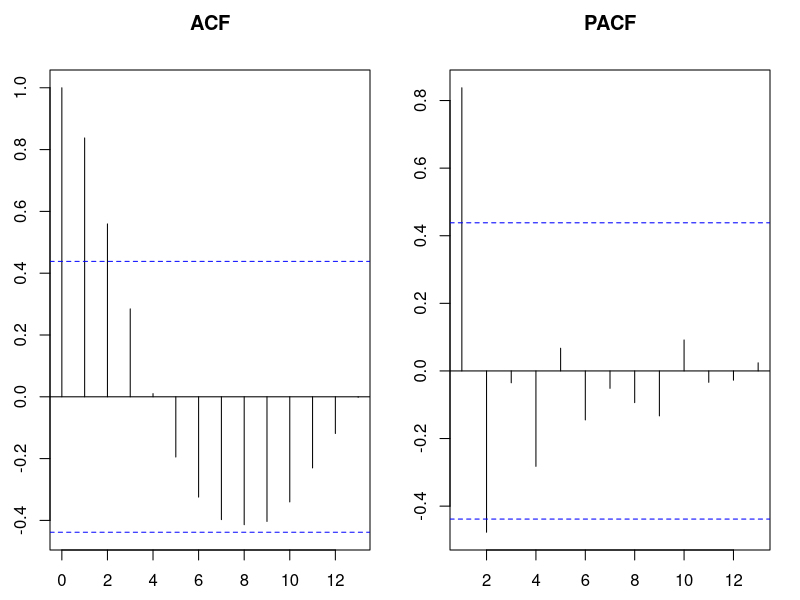
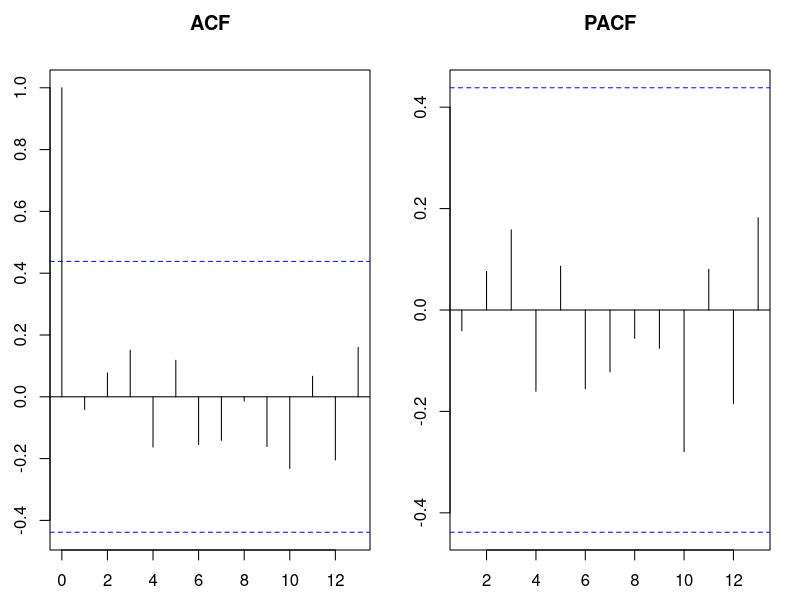
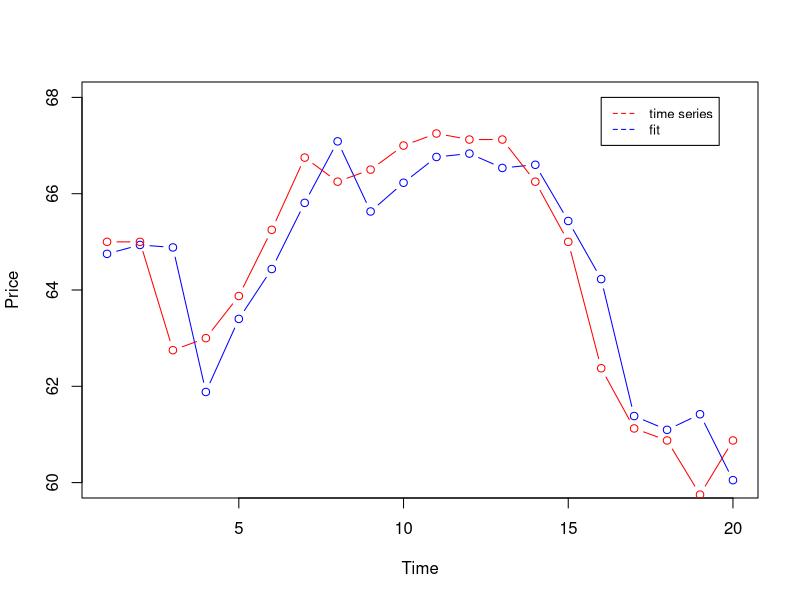
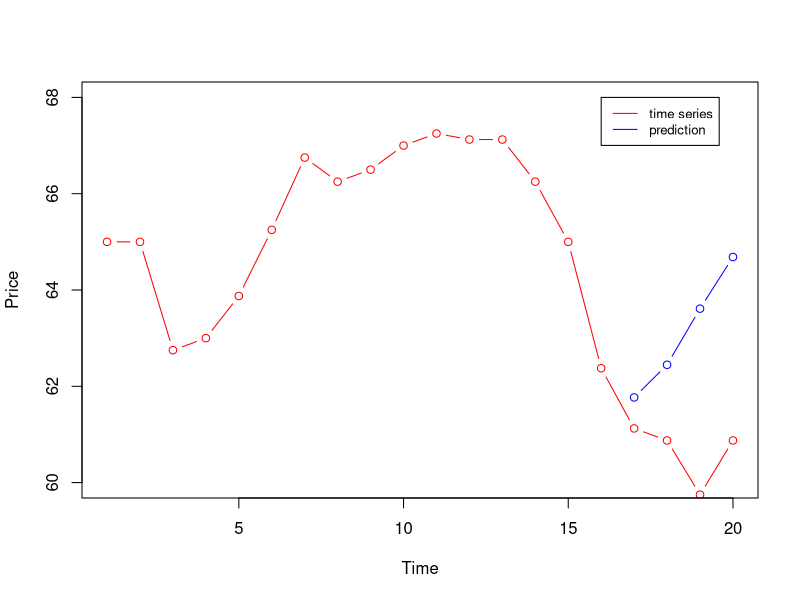
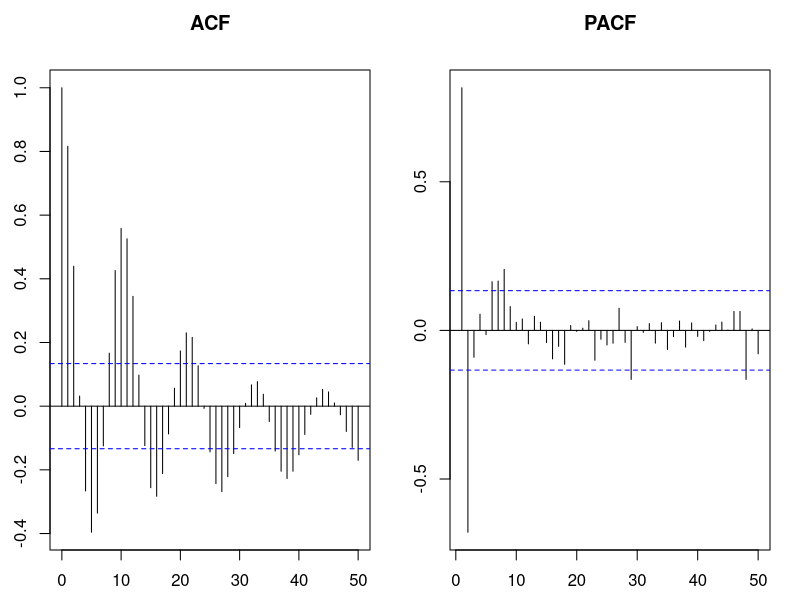
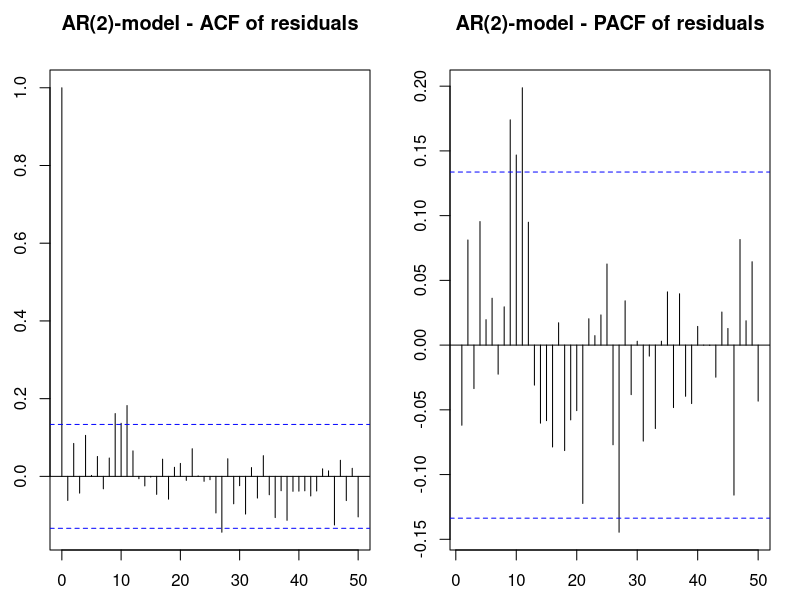
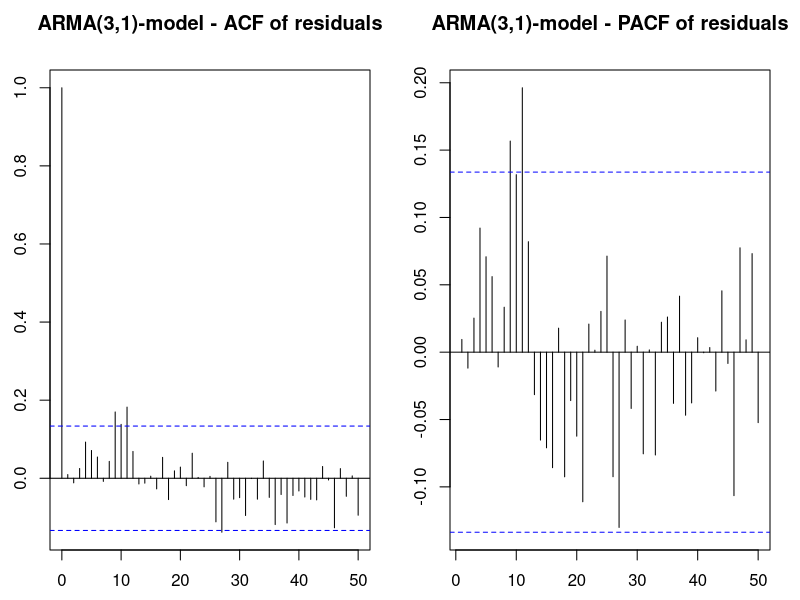
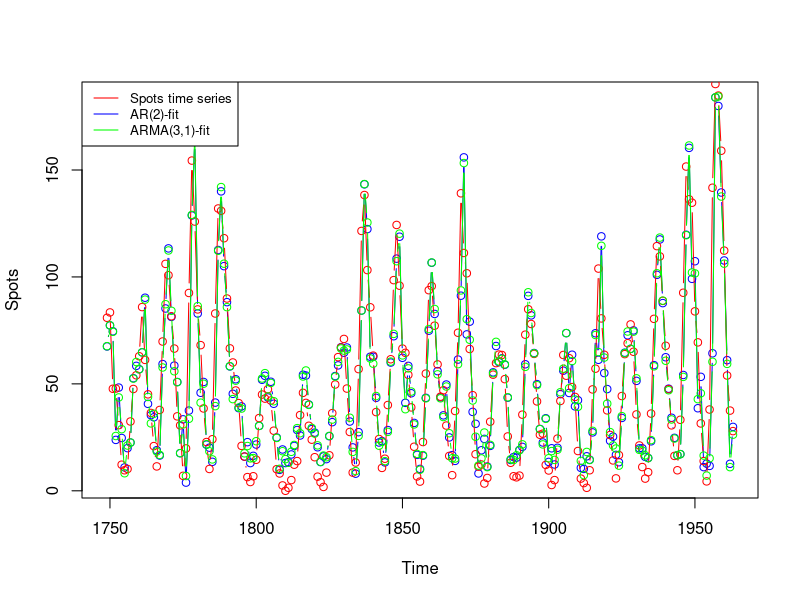

The R source for these figures, in order:

# 4.1

# install.packages("forecast") # Run only once
library(forecast) # Run every time you want to use functions of the forecast package

INTEL <- read.table("INTEL.txt",header=T)
SUNSPOT <- read.table("SUNSPOT.txt",header=T,row.names=1)
SALES <- read.table("SALES.txt",header=T)

Intel_Close <- ts(INTEL$Intel_Close)
Spots <- ts(SUNSPOT,start=1749)
Sales <- ts(SALES$Sales,frequency=12,start=1970)

par(mfrow=c(1,2),mar=c(2.5,2.5,3.5,1.5))
acf(Intel_Close,main="ACF") #decays exponentially?
pacf(Intel_Close,main="PACF") #cuts off after lag 2?

model=Arima(Intel_Close, order=c(2,0,0))
par(mfrow=c(1,2),mar=c(2.5,2.5,3.5,1.5))
acf(model$res,main="ACF")
pacf(model$res,main="PACF")


#Perform Ljung-Box test with lags that are greater than the number of estimated parameters
ljung_box <- c(rep(NA,17))
k <- 2
for(i in 1:17){
  ljung_box[i] <- Box.test(model$res,lag=(i+k),fitdf=k,
                           type="Ljung-Box")$p.value
}

ljung_box

# reset the canvas
dev.off()

# lags for which the null hypothesis is accepted
which(ljung_box > 0.05) + k

fit <- fitted(model)

plot(fit,type="b",col="blue",ylim=c(60,68), ylab="Price",xlab="Time")

lines(Intel_Close,col="red",type="b")

legend(16,68, legend=c("time series", "fit"), col=c("red","blue"),lty=c(2,2),cex=0.8)

model_ver <- Arima(Intel_Close[1:16],order=c(2,0,0))
prediction <- forecast(model_ver,h=4,level=FALSE)$mean
#level=FALSE, omits confidence intervals

plot(Intel_Close,col="red",type="b",ylim=c(60,68),ylab="Price",xlab="Time")
lines(prediction,col="blue",type="b")
legend(16,68, legend=c("time series", "prediction"),col=c("red", "blue"), lty=c(1,1), cex=0.8)


#SPOTS

par(mfrow=c(1,2),mar=c(2.5,2.5,3.5,1.5))
acf(Spots,main="ACF", lag.max=50)
pacf(Spots,main="PACF", lag.max=50)

model2 <- Arima(Spots,order=c(2,0,0))

acf(model2$res,main="AR(2)-model - ACF of residuals", lag.max=50)
pacf(model2$res, main="AR(2)-model - PACF of residuals",lag.max=50)

k <- 2
spots_lb <- rep(NA,47)
for (i in 1:47)
{
  spots_lb[i]=Box.test(model2$res,lag=(i+k),fitdf=k,
                       type="Ljung-Box")$p.value
}
round(spots_lb,3)
which(spots_lb > 0.05)+k

model.auto <- auto.arima(Spots)
model.auto

acf(model.auto$res,lag.max=50,main="ARMA(3,1)-model - ACF of residuals")
pacf(model.auto$res,lag.max=50,main="ARMA(3,1)-model - PACF of residuals") 


k <- 4
spots_lb <- rep(NA,47)
for (i in 1:47)
{
  spots_lb[i]=Box.test(model.auto$res,lag=(i+k),fitdf=k,
                       type="Ljung-Box")$p.value
}
round(spots_lb,3)

which(spots_lb > 0.05)+k

fit.sun <- fitted(model2)
fit.auto <- fitted(model.auto)

dev.off()

plot(fit.sun,type="b",col="blue",ylab="Spots",xlab="Time")

lines(Spots,col="red",type="b")
lines(fit.auto,col="green",type="b")

legend("topleft", legend=c("Spots time series", "AR(2)-fit",
  "ARMA(3,1)-fit"),col=c("red","blue","green"),lty=c(1,1),cex=0.8)

#predict the end of the time series by estimating a model from the beginning of the time series 
model_ver <- Arima(Spots[1:172],order=c(2,0,0))
model_ver1 <- Arima(Spots[1:210],order=c(2,0,0))
# Set the starting year correctly
prediction <- ts(forecast(model_ver,h=43,level=FALSE)$mean,start=1921)
prediction1 <- ts(forecast(model_ver1,h=5,level=FALSE)$mean,start=1959)

par(mfrow=c(1,2),mar=c(2.5,2.5,3.5,1.5))
plot(Spots,col="red",type="l",ylim=c(0,200),
     ylab="Lkm.",xlab="Time",main="43 step prediction")
lines(prediction,col="blue",type="l")

plot(Spots,col="red",type="l",ylim=c(0,200),
     ylab="Lkm.",xlab="Time",main="5 step prediction")
lines(prediction1,col="blue",type="l")

dev.off()

#Below the same is done for the model given by auto.arima

model_vera <- Arima(Spots[1:172],order=c(3,0,1))
model_vera1 <- Arima(Spots[1:210],order=c(3,0,1))
# Set the starting year correctly
predictiona <- ts(forecast(model_vera,h=43,level=FALSE)$mean,start=1921)
predictiona1 <- ts(forecast(model_vera1,h=5,level=FALSE)$mean,start=1959)

par(mfrow=c(1,2),mar=c(2.5,2.5,3.5,1.5))
plot(Spots,col="red",type="l",ylim=c(0,200),
     ylab="Lkm.",xlab="Time",main="43 step prediction")
lines(predictiona,col="blue",type="l")

plot(Spots,col="red",type="l",ylim=c(0,200),
     ylab="Lkm.",xlab="Time",main="5 step prediction")
lines(predictiona1,col="blue",type="l")


#SALES

model_sales <- auto.arima(Sales)
acf(model_sales$res,main="ACF of residuals",lag.max=50)
pacf(model_sales$res,main="PACF of residuals",lag.max=50)
model_sales
# fitted parameters 2+2+1+2 = 7
k <- 7
sales_lb <- rep(NA,47)
for (i in 1:47)
{
  sales_lb[i]=Box.test(model_sales$res,lag=(i+k),fitdf=k,
                       type="Ljung-Box")$p.value
}
round(sales_lb,3)
which(sales_lb > 0.05)+k # only accepted for lag 9


model_sales2 <- Arima(Sales,order=c(2,1,0),season=c(1,1,0))
acf(model_sales2$res,main="ACF of residuals",lag.max=50)
pacf(model_sales2$res, main="PACF of residuals", lag.max=50)
model_sales2

# fitted parameters 2+1=3
k <- 3
sales_lb2 <- rep(NA,47)
for (i in 1:47)
{
  sales_lb2[i]=Box.test(model_sales2$res,lag=(i+k),fitdf=k,
                       type="Ljung-Box")$p.value
}
round(sales_lb2,3)
which(sales_lb2 > 0.05)+k

dev.off()

fit.sales <- fitted(model_sales2)

plot(fit.sales,type="b",col="blue", ylab="Sales",xlab="Time")

lines(Sales,col="red",type="b")

prediction_sales <- forecast(model_sales2,h=48,level=FALSE)$mean

plot(Sales,col="red",type="b",ylim=c(100,340),
     xlim=c(1970,1987),ylab="Sales",xlab="Time")
lines(prediction_sales,col="blue",type="b")

